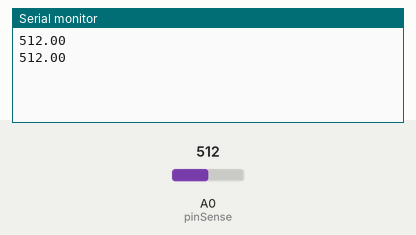
This sketch was run on a simulated Arduino Uno, built with avr-gcc and run on an emulated ATmega328P. Parts: the last lines printed to the serial monitor. The inputs (shaded band) are chosen by the test bench; at power-on: A0 (pinSense) = 512.

Above: at 3.8 s.
3.9 s: A0 (pinSense) set to 716
At 6.4 s:
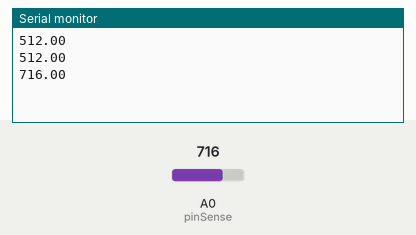
7.8 s: A0 (pinSense) set to 900
At 9.9 s:
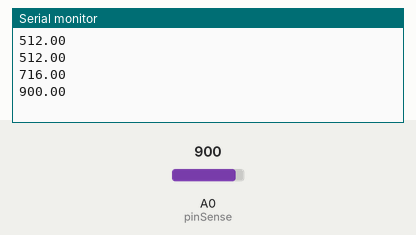
Timing chart, 0 to 11.4 s (numbered marks = the images above; inputs shaded):
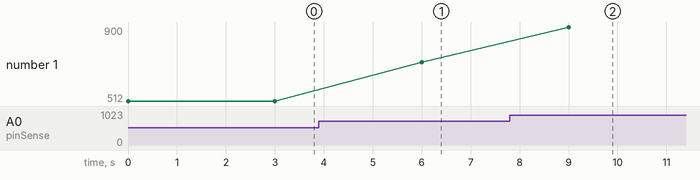

Measured:
- after the input at 3.9 s, the serial monitor: prints a new line after 2.1 s (image 1)
- after the input at 7.8 s, the serial monitor: prints a new line after 1.2 s (image 2)
- plotted number 1: 512 → 716 after the input at 3.9 s, 716 → 900 after the input at 7.8 s

The sketch:

lab9_code2.ino
```cpp
float sensor = 0;
int pinSense = 0;

void setup() {
  // put your setup code here, to run once:
  Serial.begin(9600);
}

void loop() {
  // put your main code here, to run repeatedly:
  sensor = analogRead(pinSense);
  Serial.println(sensor);
  delay(3000);

}
```
